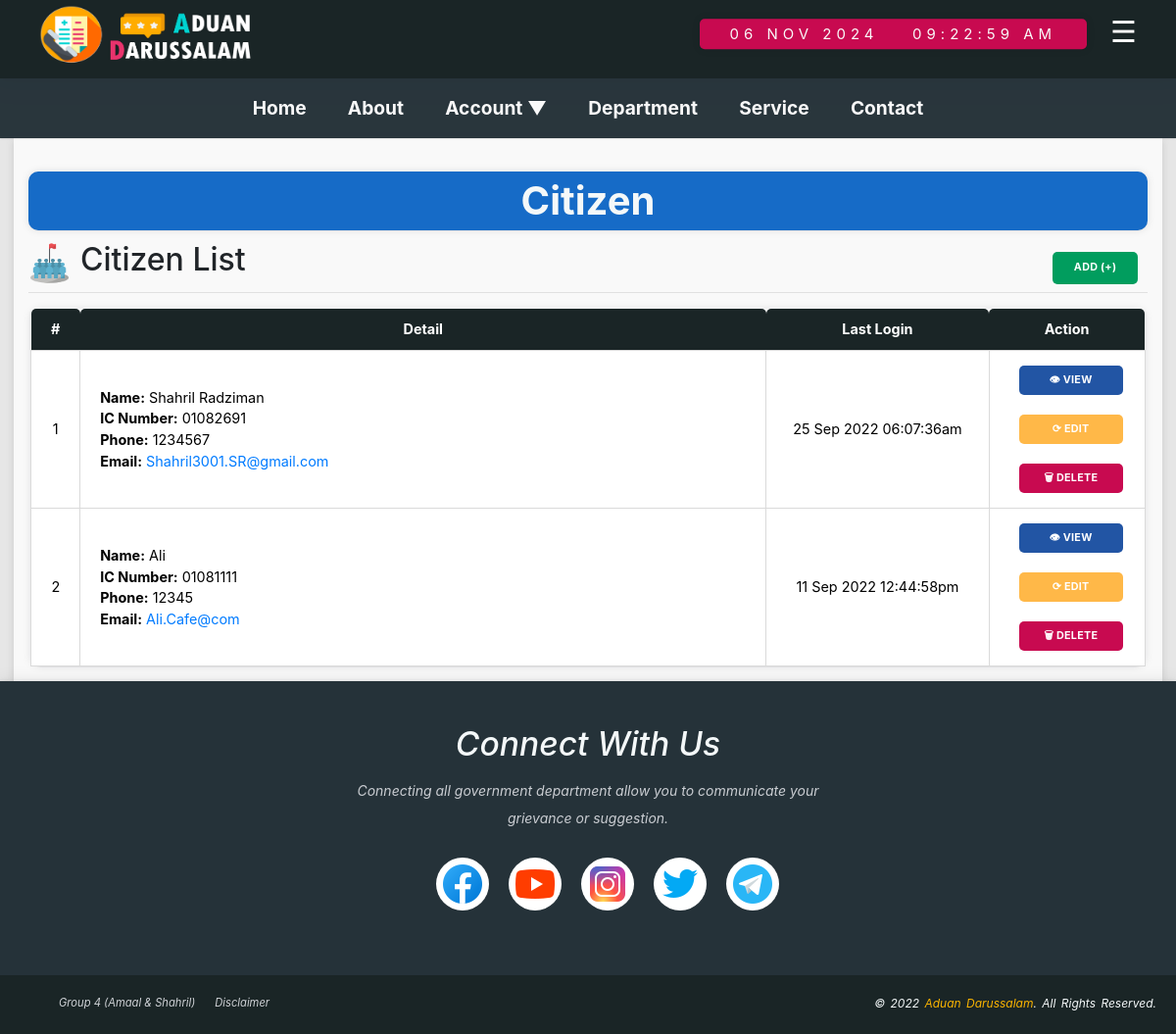
Before: /admin-citizenlist.php with the older database file.
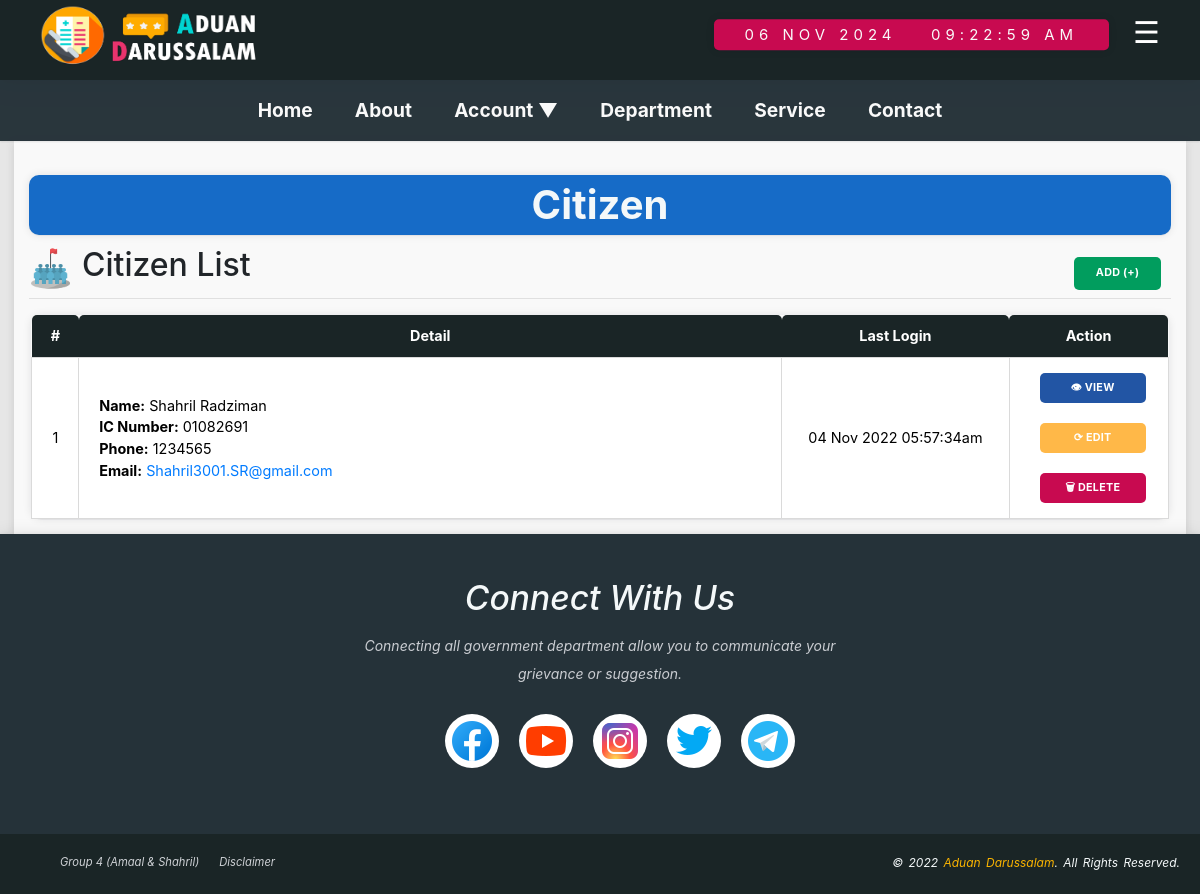
After: the same page with the newer database file.
### tables this page shows
CREATE TABLE `citizen` (
  `citizenID` int(100) NOT NULL,
  `citizenName` varchar(50) NOT NULL,
  `citizenIC` varchar(11) NOT NULL,
  `citizenEmail` varchar(50) NOT NULL,
  `citizenPhone` varchar(11) NOT NULL,
  `citizenAddress` varchar(100) NOT NULL,
  `citizenPassword` varchar(8) NOT NULL,
  `role` varchar(7) NOT NULL,
  `lastLogin` datetime NOT NULL
);

### connection.php (called while the page is built)
<?php
	function dbconn(){
		try {
			$host = "localhost";
			$dbname = "citizenportaldb";
			$username = "admin";
			$password = '1234';
			$dsn = "mysql:host=".$host.";dbname=".$dbname."";
			$connection = new PDO($dsn, $username, $password);
			$connection->setAttribute(PDO::ATTR_ERRMODE, PDO::ERRMODE_EXCEPTION);
			return $connection;
		}catch(PDOException $e){
			echo $e->getMessage();
			echo $e->getLine();
			echo $e->getTrace();
		}
	}
?>

### admin-citizenlist.php (the view, shortened to what this page needs)
<!DOCTYPE html>
	<html lang="en">
	<head>
		<link rel="stylesheet" href="style.css">
		<link rel="stylesheet" type="text/css" href="vendor/bootstrap/css/bootstrap.min.css">
		<link rel="stylesheet" type="text/css" href="vendor/animate/animate.css">
		<link rel="stylesheet" type="text/css" href="vendor/select2/select2.min.css">
		<link rel="stylesheet" type="text/css" href="vendor/daterangepicker/daterangepicker.css">
		<link rel="stylesheet" type="text/css" href="vendor/slick/slick.css">
		<link rel="stylesheet" type="text/css" href="vendor/lightbox2/css/lightbox.min.css">
	</head>
	<body>
			<div id="wrapper">
				<?php
					include 'header_bar.php';
					include 'navigation_bar.php';
				?>
					<?php
					include 'side.php';
					?>
				<main>
					<div class="main-container">
						<div>
							<h1 class="title-container">Citizen</h1>
							<img src='icon/icons8-citizen-64.png' class='statbox-title-img'/>
							<?php
								echo"
								<a href='admin-addcitizen.php?adminEmail=".$adminEmail."&role=".$role."'><button class='button' id='statbox-addBtn'>Add (+)</button></a>
								";
							?>
							<h2 class='statbox-title-h2'>Citizen List</h2>
							<hr>
							<?php
									$cloneID = 0;
									include 'connection.php';
									$citizenquery = dbConn()->prepare('SELECT * FROM citizen');
									$citizenquery->execute();
									$citizenlists = $citizenquery->fetchAll(PDO::FETCH_OBJ);
									echo"
									<div class='row'>
										<table id='listtable'>
											<tr>
												<th width='20px'>#</th>
												<th>Detail</th>
												<th width='20%'>Last Login</th>
												<th width='14%'>Action</th>
											</tr>";
											foreach($citizenlists as $citizenlist){
											$cloneID++;
											$citizenIC = $citizenlist->citizenIC;
											$citizenName = $citizenlist->citizenName;
											$citizenPhone = $citizenlist->citizenPhone;
											$citizenEmail = $citizenlist->citizenEmail;
											$lastLogin = $citizenlist->lastLogin;
											$lastLogin = date('d M Y H:i:sa',strtotime($lastLogin));
											echo "
											<tr>
												<td>$cloneID</td>
												<td class='justify-contents'>
													<b>Name:</b> $citizenName<br>
													<b>IC Number:</b> $citizenIC<br>
													<b>Phone:</b> $citizenPhone<br>
													<b>Email:</b> <a href='mailto:$citizenEmail'>$citizenEmail</a><br>
												</td>
												<td>$lastLogin</td>
												<td>
													<a href='admin-viewcitizen.php?adminEmail=".$adminEmail."&citizenIC=".$citizenIC."&role=".$role."'><button class='button' id='viewBtn'>&#x1f441; View</button></a>
													<a href='admin-editcitizen.php?adminEmail=".$adminEmail."&citizenIC=".$citizenIC."&role=".$role."'><button class='button' id='editBtn'>&#10227; Edit</button></a>
													<a href='admin-deletecitizen.php?adminEmail=".$adminEmail."&citizenIC=".$citizenIC."&role=".$role."'><button class='button' id='deleteBtn'>&#128465; Delete</button></a>
												</td>
											</tr>";
											}
											echo"</table>";
									?>
							</div>
						</div>
					</div>
				</main>
				<footer>
					<?php
						include 'footer_bar.php';
					?>
		    </footer>
			</div>
	</body>
</html>

Changed rows visible on the page:
removed citizen: citizenName "Ali", citizenIC "01081111", citizenPhone "12345", citizenEmail "Ali.Cafe@com", lastLogin "11 Sep 2022 12:44:58pm"
changed citizen "Shahril Radziman": citizenPhone "1234567" → "1234565"; lastLogin "25 Sep 2022 06:07:36am" → "04 Nov 2022 05:57:34am"
